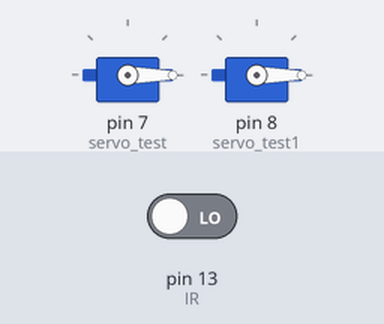
A sketch run on a simulated Arduino Uno, built with avr-gcc and run on an emulated ATmega328P. On the bench: 2 × servo. Inputs (shaded band) come from the test bench; at power-on: pin 13 (IR) LOW.

Above: at 1.2 s.
1.3 s: pin 13 (IR) driven HIGH
At 2.5 s:
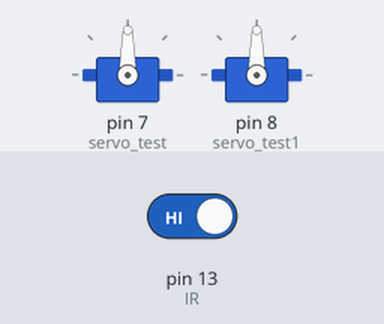
2.8 s: pin 13 (IR) driven LOW
At 4.0 s:
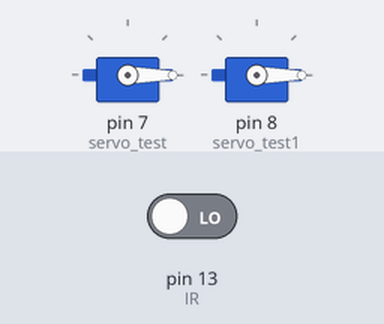
Timing chart, 0 to 5.8 s (numbered marks = the images above; inputs shaded):
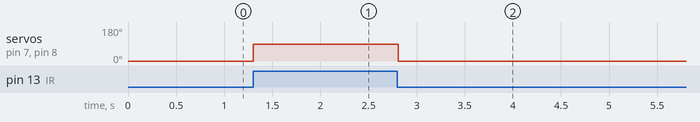

Measured:
- after the input at 1.3 s, servo on pin 7 (servo_test), servo on pin 8 (servo_test1): 0° → 90° at once
- after the input at 2.8 s, servo on pin 7 (servo_test), servo on pin 8 (servo_test1): 90° → 0° at once

The sketch:

Auromated_Mask.ino
```cpp
#include <Servo.h>             //Servo library

#define IR  13
#define PIR 10

//int servo1Pos;
//int servo2Pos;

Servo servo_test;
Servo servo_test1;//initialize a servo object for the connected servo


void setup()
{
  servo_test.attach(7);
  servo_test1.attach(8); // attach the signal pin of servo to pin9 of arduino

}
void loop()
{
   int x = digitalRead(IR);

   if (x == 1) {
      servo_test.write(90);
      servo_test1.write(90);
      delay(20);
  }

  else{
      servo_test.write(0);
      servo_test1.write(0);
      delay(20);
  }
}
```
